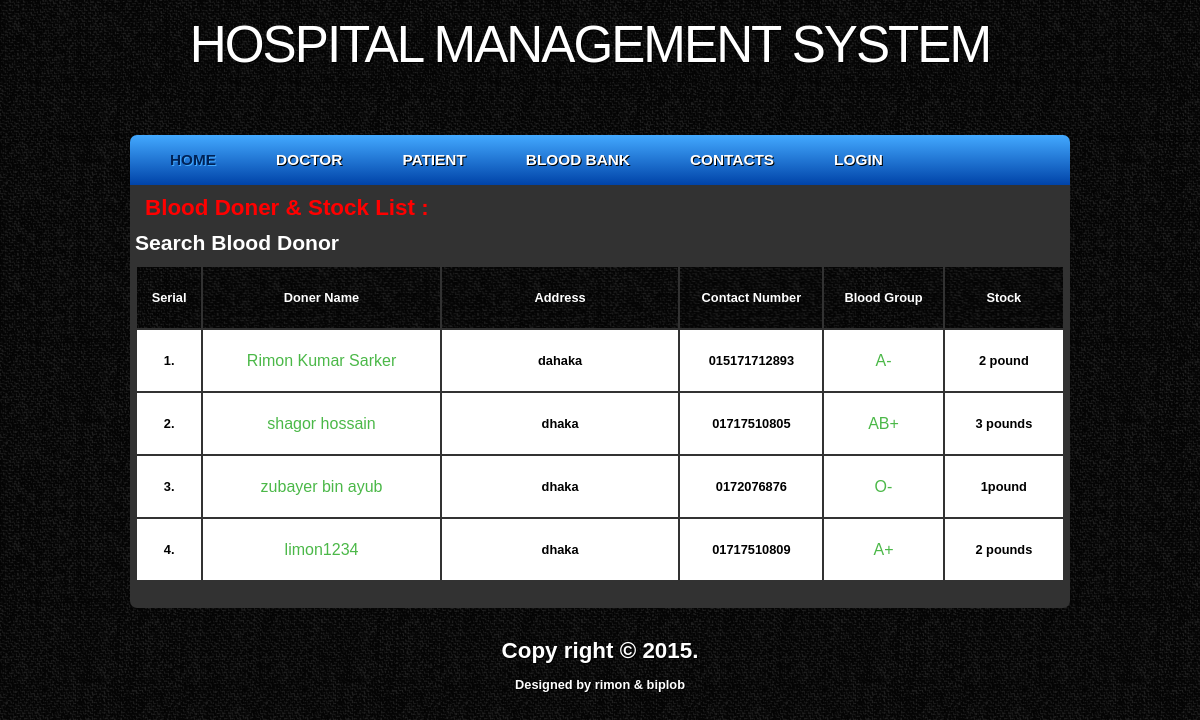
The app's page /blood.php with its own data.
### tables this page shows
CREATE TABLE IF NOT EXISTS `blood` (
  `b_id` int(11) NOT NULL,
  `b_pic` varchar(255) NOT NULL,
  `b_username` varchar(255) NOT NULL,
  `b_name` varchar(255) NOT NULL,
  `sex` varchar(255) NOT NULL,
  `age` varchar(255) NOT NULL,
  `blood_group` varchar(255) NOT NULL,
  `stock` varchar(255) NOT NULL,
  `contact` varchar(255) NOT NULL,
  `b_status` varchar(255) NOT NULL,
  `address` text NOT NULL,
  `email` varchar(255) NOT NULL,
  `add_date` varchar(255) NOT NULL,
  `b_password` varchar(255) NOT NULL
);

### blood.php (the view, shortened to what this page needs)
<?php include('header2.php'); ?>
	<div id="site_content">
		<div class="main2 fix">
			<div class="main_content fix">
				<div class="p_items">
					<h1>Blood Doner & Stock List : </h1>
					<a href="search_blood_donor.php"><h2>Search Blood Donor</h2></a>
					<table class="tbl2" width="100%">
						<tr>
							<th width="5%">Serial</th>
							<th width="20%">Doner Name</th>
							<th width="20%">Address</th>
							<th width="12%">Contact Number</th>
							<th width="10%">Blood Group</th>
							<th width="10%">Stock</th>
						</tr>
					<?php
						include('config.php');
						$i=0;
						$limit = 50;
						$page = @$_GET['page'];
						if($page)
							$start = ($page - 1) * $limit;
						else
							$start = 0;
						$statement = $db->prepare("SELECT * FROM blood ORDER BY b_id DESC LIMIT $start, $limit");
						$statement->execute();
						$result = $statement->fetchAll(PDO::FETCH_ASSOC);
						foreach($result as $row)
						{
							$i++;
							?>
						<tr>
							<td><b><?php echo $i; ?>.</b></td>
							<td><h4> <?php echo $row['b_name']; ?></h4></td>
							<td><b> <?php echo $row['address']; ?></b></td>
							<td><b><?php echo $row['contact']; ?></b></td>
							<td><h4> <?php echo $row['blood_group']; ?></h4></td>
							<td><b> <?php echo $row['stock']; ?></b></td>
						</tr>
						<?php
						}
						?>
					</table>
				</div>
			</div></br></br>
				<div class="pagination">
				</div>
		</div>
	</div>
<?php include('footer2.php'); ?>

### css/style2.css (style rules this page uses)
html { height: 100%; }
* { margin: 0; padding: 0; }
body { font: normal 80% Arial, Helvetica, sans-serif; color: #000; background: #1D1D1D url(../images/pattern.png) fixed; }
h1, h2, h3, h4, h5, h6 { font: bold 175% Arial, sans-serif; color: #fff; margin: 0 0 10px 0; }
h2 { font: bold 165% 'News Cycle', Arial, sans-serif; }
h4, h5, h6 { margin: 0; padding: 0 0 0px 0; font: normal 150% 'News Cycle', Arial, sans-serif; color: #FFF; line-height: 1.5em; }
a, a:hover { color: #FFF; background: transparent; outline: none; text-decoration: none; }
#main, header, #banner, #menubar, #site_content, footer, #content_grey, nav { margin-left: auto; margin-right: auto; }
#site_content { width: 940px; overflow: hidden; margin-bottom: 30px; background: #323232; border-radius: 0px 0px 7px 7px; -moz-border-radius: 0px 0px 7px 7px;; -webkit-border: 0px 0px 7px 7px; }
.main2 { width:940px; height:auto; margin:0px auto; margin-top:1px; display:block; }
.p_items { width:930px; margin:5px; margin-right:5px; }
.p_items h1 { margin:10px; color:#FF0000; }
.p_items h4 { font-size:16px; color:#4BB848; }
table.tbl2 { margin-top: 10px; }
table.tbl2 tr th, table.tbl2 tr td { padding: 8px; }
table.tbl2 tr td { text-align: center; }
table.tbl2 tr th { background: #1D1D1D url(../images/pattern.png) fixed; color: #fff; }
table.tbl2 tr:nth-child(2n+1) td { background-color: #FFFFFF; }
table.tbl2 tr:nth-child(2n) td { background-color: #FFFFFF; }
div.pagination { width:980px; margin:3px auto; padding: 3px; z-index: 1000; font-size: 14px; margin-top:-20px; margin-bottom:5px; }
table { margin:0px auto; line-height:45px; }

### records on screen
blood: b_name "Rimon Kumar Sarker", address "dahaka", contact "015171712893", blood_group "A-", stock "2 pound"
blood: b_name "shagor hossain", address "dhaka", contact "01717510805", blood_group "AB+", stock "3 pounds"
blood: b_name "zubayer bin ayub", address "dhaka", contact "0172076876", blood_group "O-", stock "1pound"
blood: b_name "limon1234", address "dhaka", contact "01717510809", blood_group "A+", stock "2 pounds"
